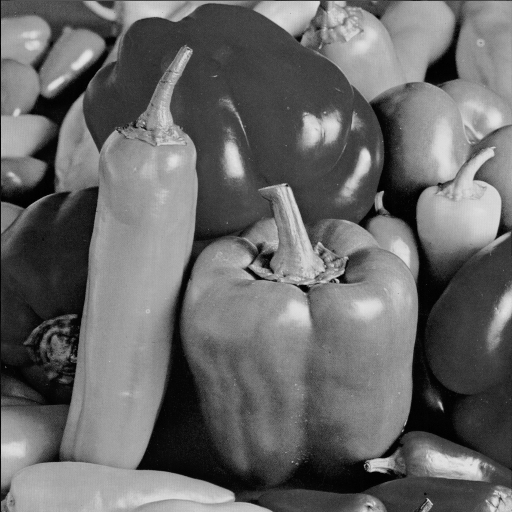
%> input picture Lab1/Peppers.bmp, 512 x 512 px, given in place of sniper.jpg, which was not available
$ octave q3_hough_transform.m   (GNU Octave 9; MATLAB toolbox functions it lacks are replaced by stand-ins)
%> lines starting %> are read from the running program, lines starting %| are printed output that depends on the picture; pictures that were not available may be replaced by others from this repository, and a replacement may not be noted
clear; clc;

% The Hough transform matrix, H, is NRHO-by-NTHETA
% NRHO = (2*ceil*D/RhoResolution)) + 1 where
% D = sqrt((numRowsInBW - 1)^2 + (numColsInBW - 1)^2)
%   In our case:
%       RhoResolution = 0.5 (interactive input by user)
%       D = sqrt((634-1)^2 + (845-1)^2) = 1055

% RhoResolution is a real scalar between 0 and norm(size(BW)), exclusive.
% RhoResolution specifies the spacing of the Hough transform bins along the
% rho axis. Default: 1.

% RHO values range from -DIAGONAL to DIAGONAL where
% DIAGONAL = RhoResolution*ceil(D/RhoResolution)
%   In our case,
%   For RhoResolution = 0.5
%   DIAGONAL = 0.5*ceil(1055/0.5) = 1055

% THETA values are within the range [-90,90) degrees with variable step
% size (interactive input by user)

% Read in image
I = rgb2gray(imread('sniper.jpg'));
%> I is the input picture: size 512x512 uint8; min 0, max 229, mean 104.2
[x, y] = size(I);
%> x = 512; y = 512

% Generate symmetrically reflected image.

R(x+1:2*x, y+1:2*y) = I;
R(1:x, 1:y) = imrotate(I, 180);
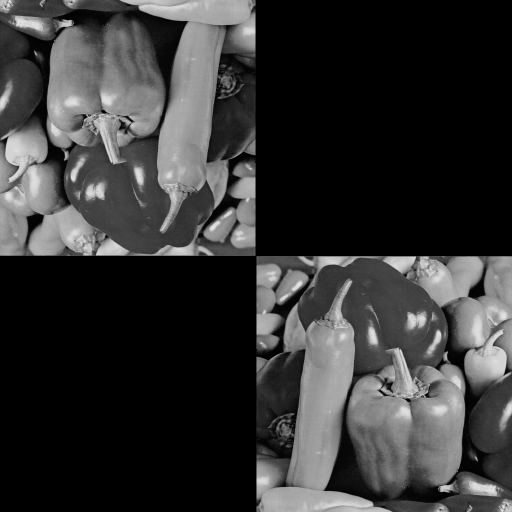
%> R: size 1024x1024 uint8 (shown at 1/2 size); min 0, max 229, mean 52.1
R(1:x, 2*y+1:3*y) = imrotate(I, 180);
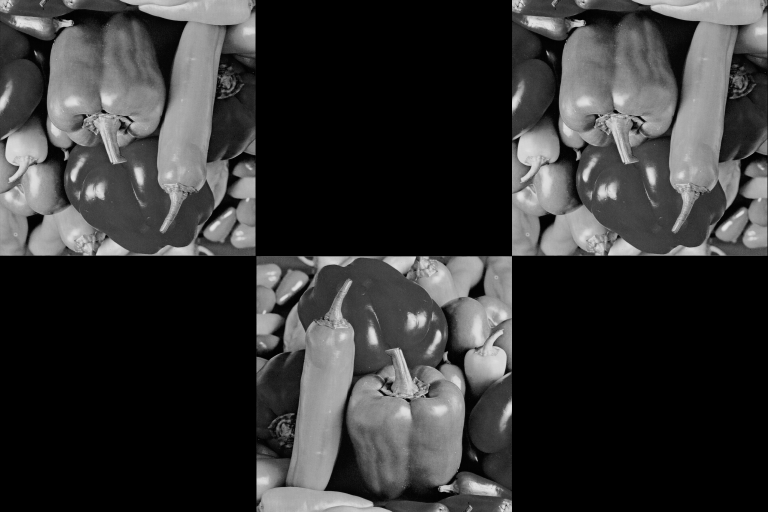
%> R: size 1024x1536 uint8 (shown at 1/2 size); min 0, max 229, mean 52.1
R(2*x+1:3*x, 1:y) = imrotate(I, 180);
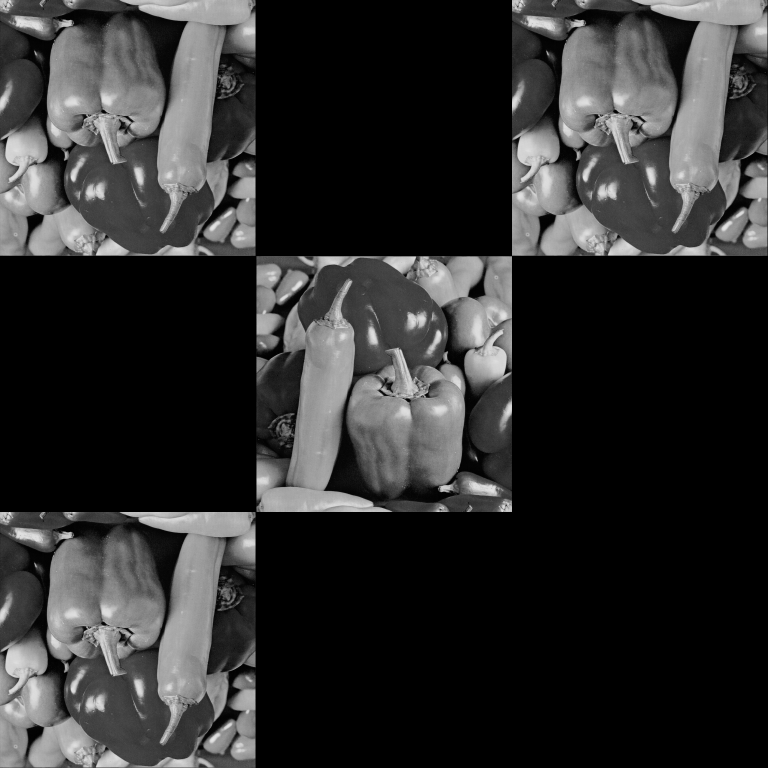
%> R: size 1536x1536 uint8 (shown at 1/2 size); min 0, max 229, mean 46.3
R(2*x+1:3*x, 2*y+1:3*y) = imrotate(I, 180);
R(1:x, 1*y+1:2*y) = flip(I, 1);
R(2*x+1:3*x, 1*y+1:2*y) = flip(I, 1);
R(1*x+1:2*x, 1:y) = flip(I, 2);
R(1*x+1:2*x, 2*y+1:3*y) = flip(I, 2);
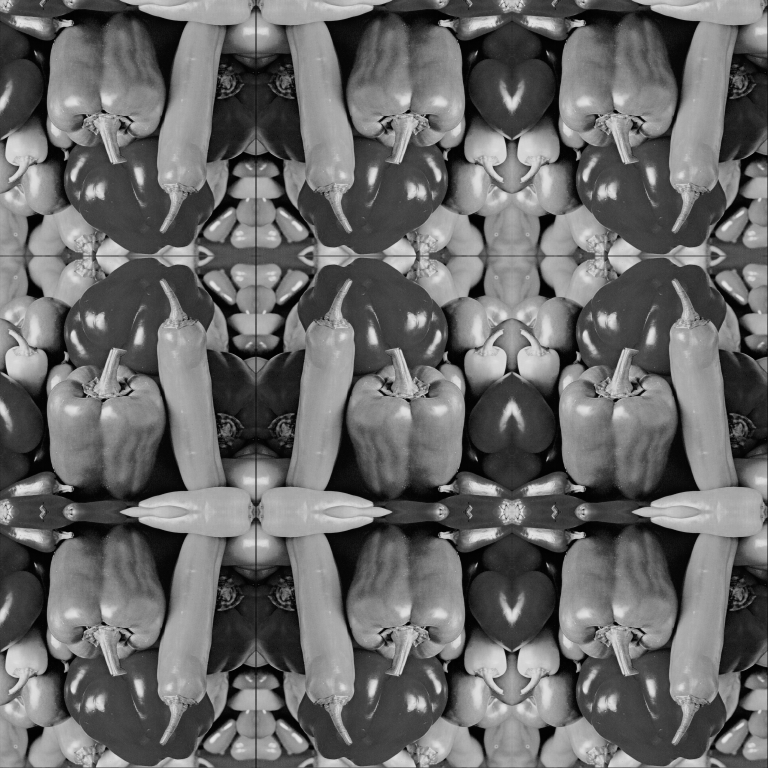
%> R: size 1536x1536 uint8 (shown at 1/2 size); min 0, max 229, mean 104.2
subplot(2,2,1);
imshow(R);
title('symmetrically reflected sniper');

% Apply standard canny edge detection
sigma = input('input sigma:');
%> the answer given: 2
BW = edge(R, 'canny', [], sqrt(sigma)); % approxCanny in this case
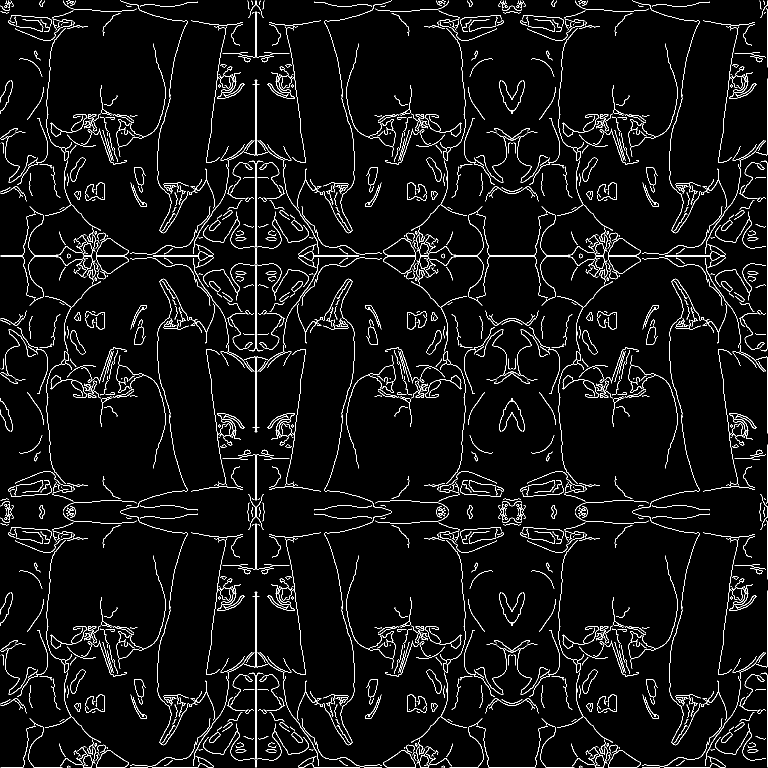
%> BW: size 1536x1536 logical (shown at 1/2 size); 4.5% white in thin lines or dots
BW = BW(x+1:2*x, y+1:2*y);

% Apply hough transform
RhoResolution = input('input RhoResolution Bin Space size: ');
%> the answer given: 3
[H,T,R] = hough(BW,'RhoResolution',RhoResolution,'Theta',-90:89); % -90 degree - 89 degree, default
%> T = 180 values from -90 to 89; R = 483 values from -723 to 723
% return H — Hough transform matrix, theta — Angle between x-axis and rho
% vector, rho — Distance from origin to line


% Display the original image and most prominent line
subplot(2,2,2);
imshow(I);
% line([x1,x2],[y1,y2]);
title('sniper.jpg');

% extract peak points. ret value are arrays of lines
P  = houghpeaks(H,2); % (1 in this case)
%> P = [242 91; 242 1]
x = T(P(:,2));
%> x = [0 -90]
y = R(P(:,1));
%> y = [0 0]

% Display the H matrix
subplot(2,2,3);
imshow(imadjust(rescale(H)),'XData',T,'YData',R,'InitialMagnification','fit');
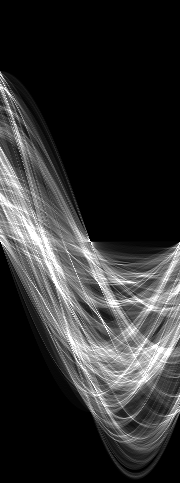
%> displayed picture: size 483x180, on the screen's scale of 0 to 255; min 0, max 255, mean 49.5


title('Hough transform of sniper.jpg');
xlabel('\theta'), ylabel('\rho');
axis on, axis normal, hold on;
colormap(gca,hot);
plot(x,y,'s','color','green'); % plot points

% plot line segments
lines=houghlines(BW,T,R,P);% extract lines
%> lines = 6 lines; point1 to point2 (x, y): (2, 1) to (2, 353), (87, 2) to (206, 2), (2, 398) to (2, 512), (263, 2) to (345, 2), (372, 2) to (444, 2), (467, 2) to (512, 2)
subplot(2,2,4);
imshow(I), hold on;
for k = 1:length(lines)
xy = [lines(k).point1; lines(k).point2];
 plot(xy(:,1),xy(:,2),'LineWidth',2,'Color','green');% plot segments
plot(xy(1,1),xy(1,2),'x','LineWidth',2,'Color','yellow');%start
plot(xy(2,1),xy(2,2),'x','LineWidth',2,'Color','red');% end
end
%> this loop made 6 passes
%> xy on passes 1 to 6: [2 1; 2 353], [2 398; 2 512], [87 2; 206 2], [263 2; 345 2], [372 2; 444 2], [467 2; 512 2]
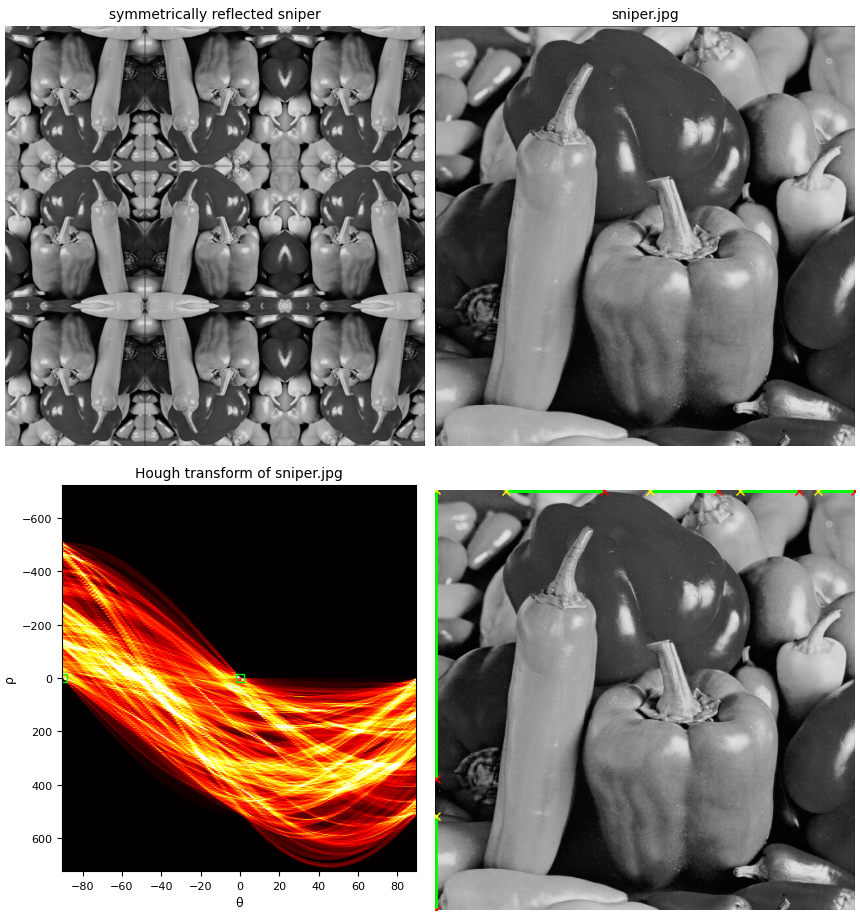
%> figure redrawn from the program's plot data, 4 panels

$ run again, on Lab1/pout.tif
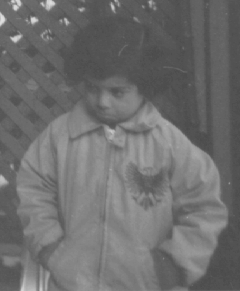
%> input picture Lab1/pout.tif, 240 x 291 px, given in place of sniper.jpg, which was not available
%> I is the input picture: size 291x240 uint8; min 74, max 224, mean 110.3
%> `BW = edge(R, 'canny', [], sqrt(sigma));`:
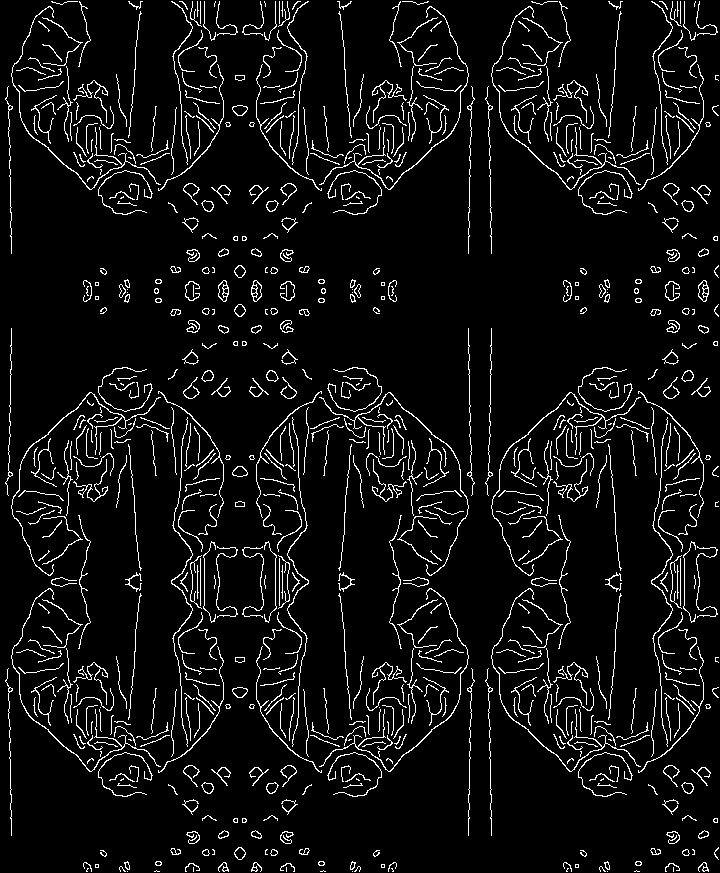
%> BW: size 873x720 logical; 6.4% white in thin lines or dots
%> `[H,T,R] = hough(BW,'RhoResolution',RhoResolution,'Theta',-90:89);`: T = 180 values from -90 to 89; R = 253 values from -378 to 378
%> P = [203 90; 167 95]
%> `x = T(P(:,2));`: x = [-1 4]
%> `y = R(P(:,1));`: y = [228 120]
%> lines = 4 lines; point1 to point2 (x, y): (230, 55) to (230, 135), (231, 115) to (231, 186), (232, 155) to (233, 204), (229, 38) to (229, 84)
%> the loop `for k = 1:length(lines)` made 4 passes
%> xy on passes 1 to 4: [229 38; 229 84], [230 55; 230 135], [231 115; 231 186], [232 155; 233 204]
%> after the loop `for k = 1:length(lines)`:
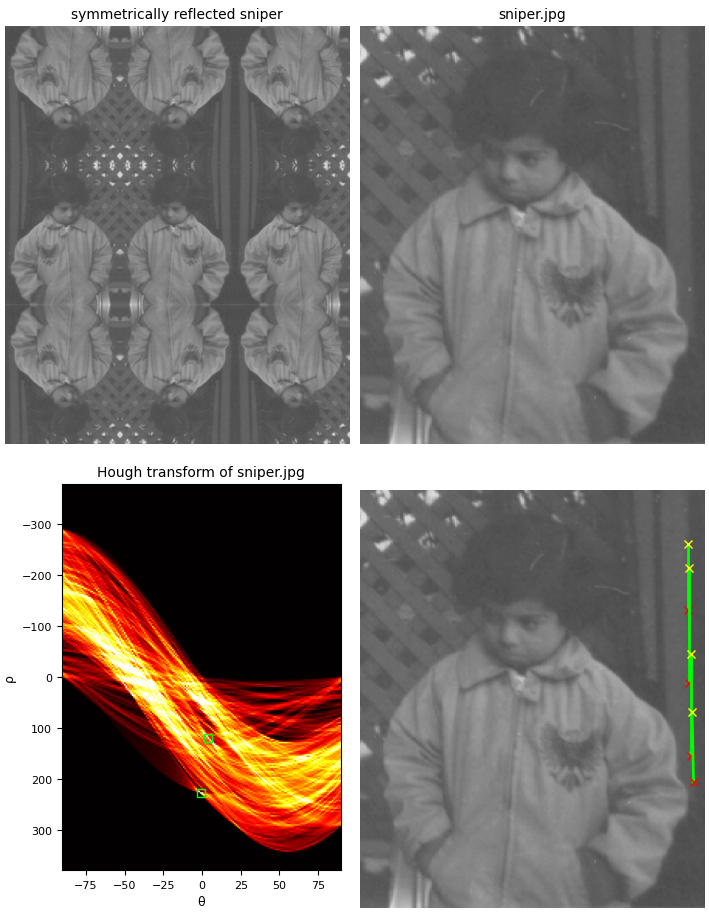
%> figure redrawn from the program's plot data, 4 panels
